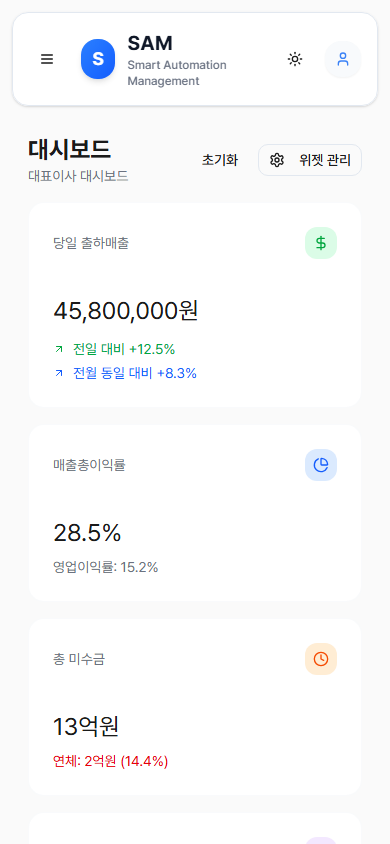
#> input picture mes_solution/mockups/render_mobile_dashboard.png, 390 x 844 px, found by its file name
$ python build_hub_card.py
#> lines starting #> are read from the running program, lines starting #| are printed output that depends on the picture
import os
from PIL import Image, ImageDraw, ImageFilter

W, H = 1200, 675
img = Image.new('RGB', (W, H), (11, 15, 23)) # Deep elegant dark slate
draw = ImageDraw.Draw(img)

# Background subtle precision grid
for gx in range(0, W, 25):
    draw.line([(gx, 0), (gx, H)], fill=(20, 27, 45), width=1)
for gy in range(0, H, 25):
    draw.line([(0, gy), (W, gy)], fill=(20, 27, 45), width=1)

# Center ambient royal blue glow
glow = Image.new('RGBA', (W, H), (0, 0, 0, 0))
#> glow: PIL image 1200x675 RGBA; every value is 0
glow_draw = ImageDraw.Draw(glow)
glow_draw.ellipse([W//2 - 380, H//2 - 220, W//2 + 380, H//2 + 260], fill=(0, 81, 255, 50))
glow = glow.filter(ImageFilter.GaussianBlur(90))
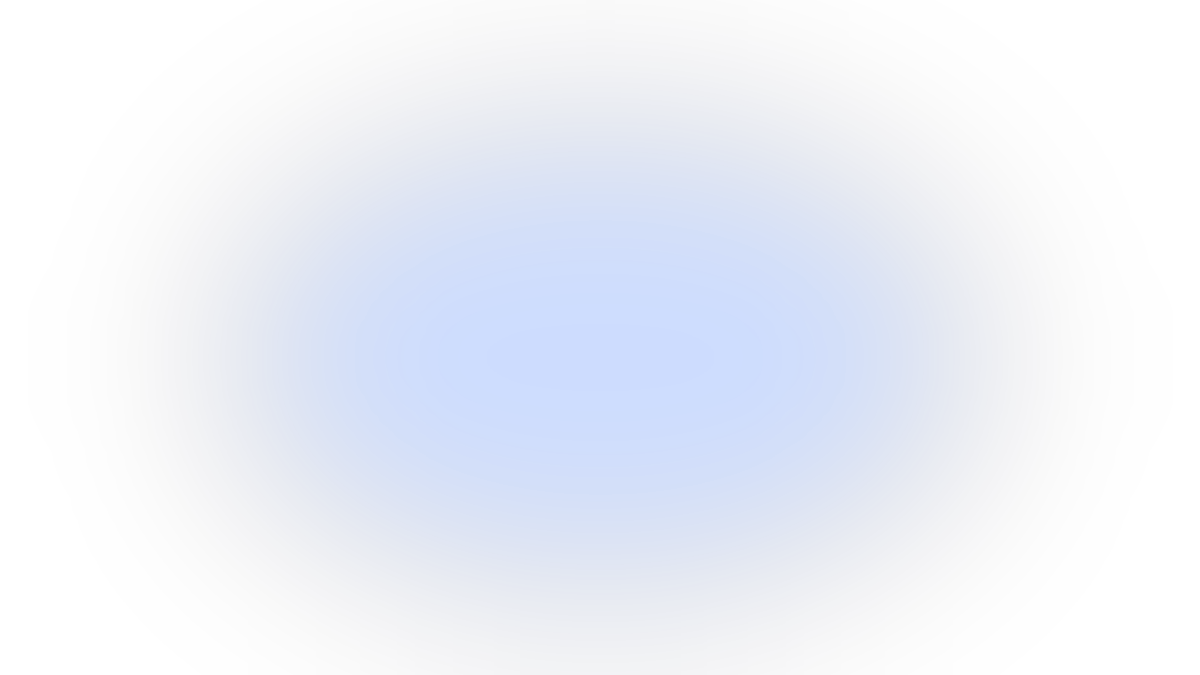
#> glow: PIL image 1200x675 RGBA; mean R, G, B, A 0, 28.4, 89.3, 17.5; transparent parts drawn white
img.paste(glow, (0, 0), glow)

MOCKUP_DIR = r"d:\097.flutter_project\auto_portfolio\mes_solution\mockups"
desktop_path = os.path.join(MOCKUP_DIR, "render_desktop_dashboard.png")
tablet_path = os.path.join(MOCKUP_DIR, "render_tablet_dashboard.png")
mobile_path = os.path.join(MOCKUP_DIR, "render_mobile_dashboard.png")

# ==========================================
# 1. Desktop 16:9 Screen (1920x1080)
# Screen width: 720, height: 405 (Exact 16:9 = 1.7778)
# Chassis width: 732, height: 440
# ==========================================
desk_screen_w = 720
desk_screen_h = 405
desk_x = 210
desk_y = 65
title_bar_h = 28

desk_box_w = desk_screen_w + 12
desk_box_h = desk_screen_h + title_bar_h + 8

# Desktop Shadow
d_shadow = Image.new('RGBA', (desk_box_w + 50, desk_box_h + 50), (0, 0, 0, 0))
#> d_shadow: PIL image 782x491 RGBA; every value is 0
ds_draw = ImageDraw.Draw(d_shadow)
ds_draw.rounded_rectangle([20, 20, desk_box_w + 30, desk_box_h + 30], radius=16, fill=(0, 0, 0, 220))
d_shadow = d_shadow.filter(ImageFilter.GaussianBlur(25))
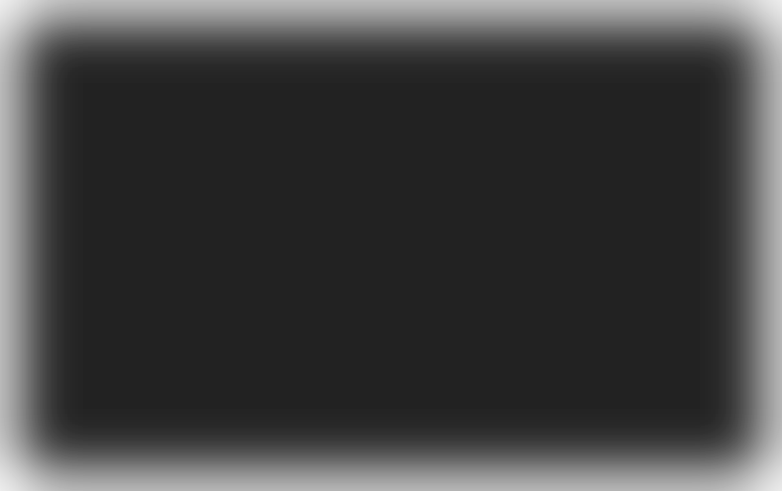
#> d_shadow: PIL image 782x491 RGBA; mean R, G, B, A 0, 0, 0, 189.8; transparent parts drawn white
img.paste(d_shadow, (desk_x - 25, desk_y - 25), d_shadow)

# Chassis
draw.rounded_rectangle([desk_x, desk_y, desk_x + desk_box_w, desk_y + desk_box_h], radius=12, fill=(24, 32, 47), outline=(71, 85, 105), width=2)
# Title bar
draw.rounded_rectangle([desk_x, desk_y, desk_x + desk_box_w, desk_y + title_bar_h], radius=12, fill=(15, 23, 42))
draw.rectangle([desk_x, desk_y + 16, desk_x + desk_box_w, desk_y + title_bar_h], fill=(15, 23, 42))
draw.ellipse([desk_x + 12, desk_y + 10, desk_x + 18, desk_y + 16], fill=(239, 68, 68))
draw.ellipse([desk_x + 24, desk_y + 10, desk_x + 30, desk_y + 16], fill=(245, 158, 11))
draw.ellipse([desk_x + 36, desk_y + 10, desk_x + 42, desk_y + 16], fill=(16, 185, 129))

if os.path.exists(desktop_path):
    d_img = Image.open(desktop_path).convert('RGB')
    d_resized = d_img.resize((desk_screen_w, desk_screen_h), Image.Resampling.LANCZOS)
    img.paste(d_resized, (desk_x + 6, desk_y + title_bar_h + 2))

# ==========================================
# 2. Tablet 4:3 Screen (1024x768)
# Screen width: 340, height: 255 (Exact 4:3 = 1.3333)
# Chassis width: 364, height: 279
# ==========================================
tab_screen_w = 340
tab_screen_h = 255
tab_box_w = tab_screen_w + 24
tab_box_h = tab_screen_h + 24
tab_x = 70
tab_y = 340

t_shadow = Image.new('RGBA', (tab_box_w + 50, tab_box_h + 50), (0, 0, 0, 0))
#> t_shadow: PIL image 414x329 RGBA; every value is 0
ts_draw = ImageDraw.Draw(t_shadow)
ts_draw.rounded_rectangle([20, 20, tab_box_w + 30, tab_box_h + 30], radius=18, fill=(0, 0, 0, 230))
t_shadow = t_shadow.filter(ImageFilter.GaussianBlur(22))
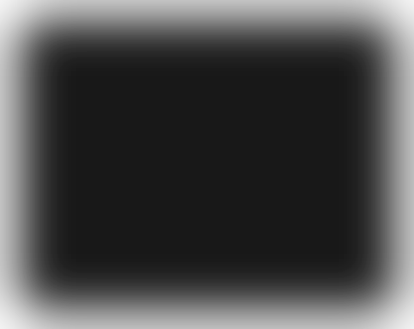
#> t_shadow: PIL image 414x329 RGBA; mean R, G, B, A 0, 0, 0, 180; transparent parts drawn white
img.paste(t_shadow, (tab_x - 25, tab_y - 25), t_shadow)

draw.rounded_rectangle([tab_x, tab_y, tab_x + tab_box_w, tab_y + tab_box_h], radius=16, fill=(15, 23, 42), outline=(100, 116, 139), width=2)
# Front camera dot
draw.ellipse([tab_x + 6, tab_y + tab_box_h // 2 - 3, tab_x + 12, tab_y + tab_box_h // 2 + 3], fill=(71, 85, 105))

if os.path.exists(tablet_path):
    t_img = Image.open(tablet_path).convert('RGB')
    t_resized = t_img.resize((tab_screen_w, tab_screen_h), Image.Resampling.LANCZOS)
    img.paste(t_resized, (tab_x + 16, tab_y + 12))

# ==========================================
# 3. Mobile Smartphone (390x844)
# Screen width: 175, height: 379 (Exact ratio 390/844 = 0.462)
# Chassis width: 191, height: 403
# ==========================================
mob_screen_w = 175
mob_screen_h = int(round(mob_screen_w / (390 / 844))) # 379px!
mob_box_w = mob_screen_w + 16
mob_box_h = mob_screen_h + 24
mob_x = 945
mob_y = 220

m_shadow = Image.new('RGBA', (mob_box_w + 50, mob_box_h + 50), (0, 0, 0, 0))
#> m_shadow: PIL image 241x453 RGBA; every value is 0
ms_draw = ImageDraw.Draw(m_shadow)
ms_draw.rounded_rectangle([20, 20, mob_box_w + 30, mob_box_h + 30], radius=30, fill=(0, 0, 0, 240))
m_shadow = m_shadow.filter(ImageFilter.GaussianBlur(24))
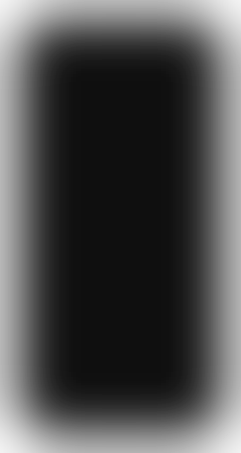
#> m_shadow: PIL image 241x453 RGBA; mean R, G, B, A 0, 0, 0, 177.6; transparent parts drawn white
img.paste(m_shadow, (mob_x - 25, mob_y - 25), m_shadow)
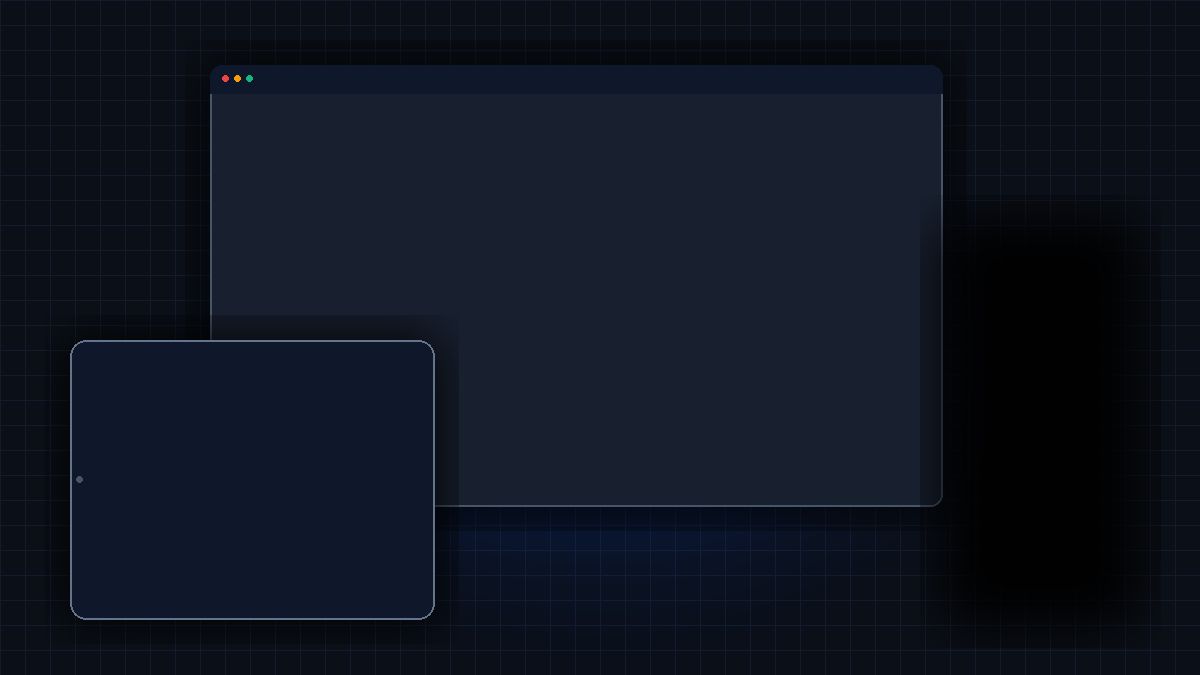
#> img: PIL image 1200x675 RGB; mean R, G, B 14.9, 20.7, 32.5

draw.rounded_rectangle([mob_x, mob_y, mob_x + mob_box_w, mob_y + mob_box_h], radius=28, fill=(15, 23, 42), outline=(148, 163, 184), width=3)
# Dynamic Island
island_w = 48
island_h = 10
ix = mob_x + (mob_box_w - island_w) // 2
draw.rounded_rectangle([ix, mob_y + 6, ix + island_w, mob_y + 6 + island_h], radius=5, fill=(0, 0, 0))

if os.path.exists(mobile_path):
    m_img = Image.open(mobile_path).convert('RGB')
#> m_img is the input picture: PIL image 390x844 RGB; mean R, G, B 248.9, 249.3, 249.9
    m_resized = m_img.resize((mob_screen_w, mob_screen_h), Image.Resampling.LANCZOS)
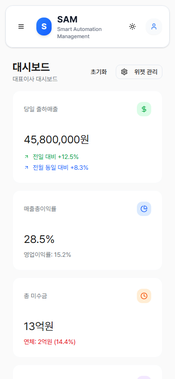
#> m_resized: PIL image 175x379 RGB; mean R, G, B 248.7, 249.1, 249.7
    img.paste(m_resized, (mob_x + 8, mob_y + 18))
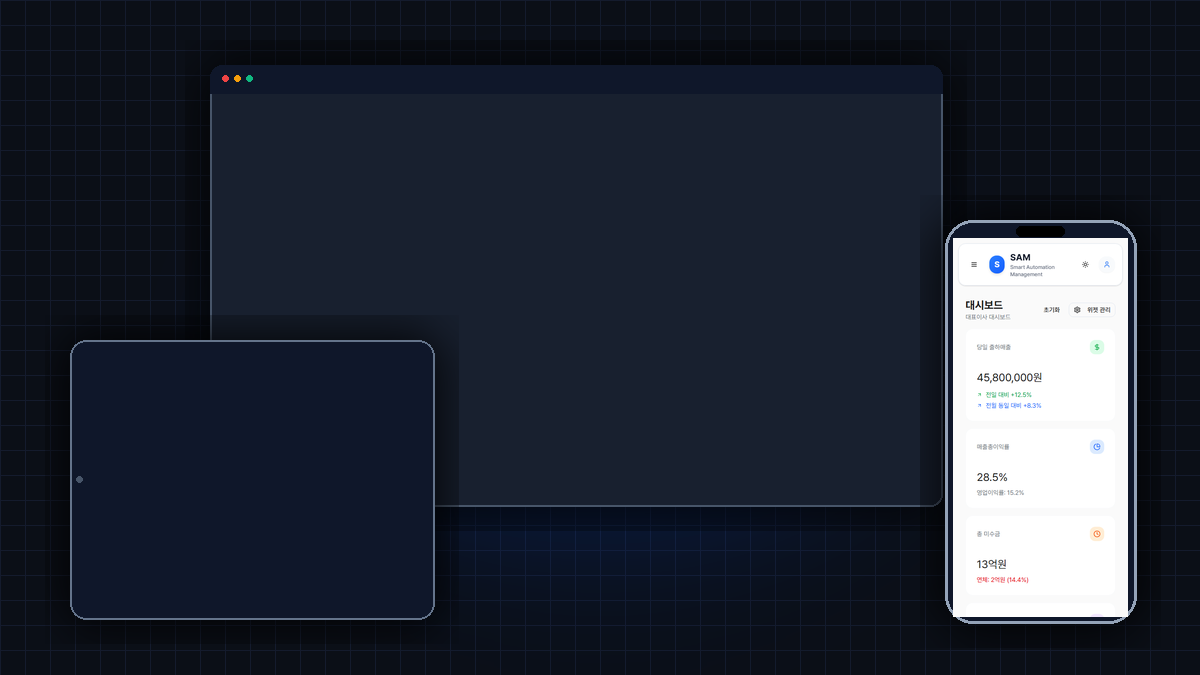
#> img: PIL image 1200x675 RGB; mean R, G, B 35.9, 41.8, 53.7

# Save output
out_hub_thumb = r"d:\097.flutter_project\auto_portfolio\assets\mes_solution_clean_devices.png"
img.save(out_hub_thumb, quality=95)
print("SAVED pixel-perfect 16:9, 4:3, 19.5:9 proportioned assets/mes_solution_clean_devices.png!")

$ run again, with mes_solution/mockups/focused_phone_production.png copied over mes_solution/mockups/render_mobile_dashboard.png
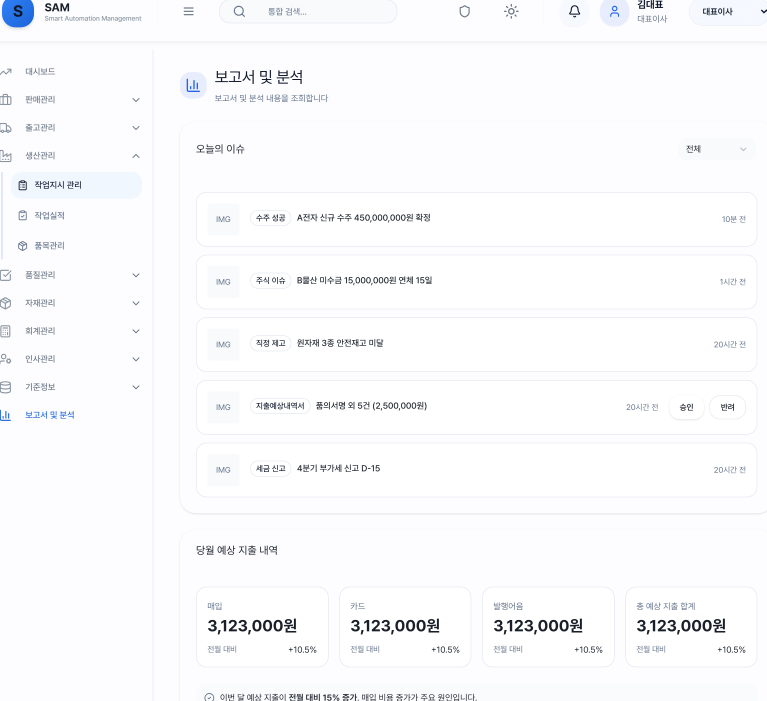
#> input picture mes_solution/mockups/focused_phone_production.png, 2299 x 2103 px, found by its file name (shown at 1/3 size)
#> m_img is the input picture: PIL image 2299x2103 RGB; mean R, G, B 249.6, 250, 251.9
#> `m_resized = m_img.resize((mob_screen_w, mob_screen_h), Image.Resamplin..`:
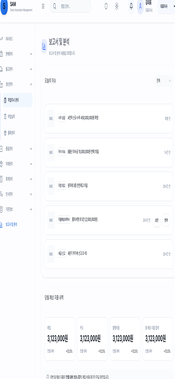
#> m_resized: PIL image 175x379 RGB; mean R, G, B 249.5, 249.9, 251.8
#> `img.paste(m_resized, (mob_x + 8, mob_y + 18))`:
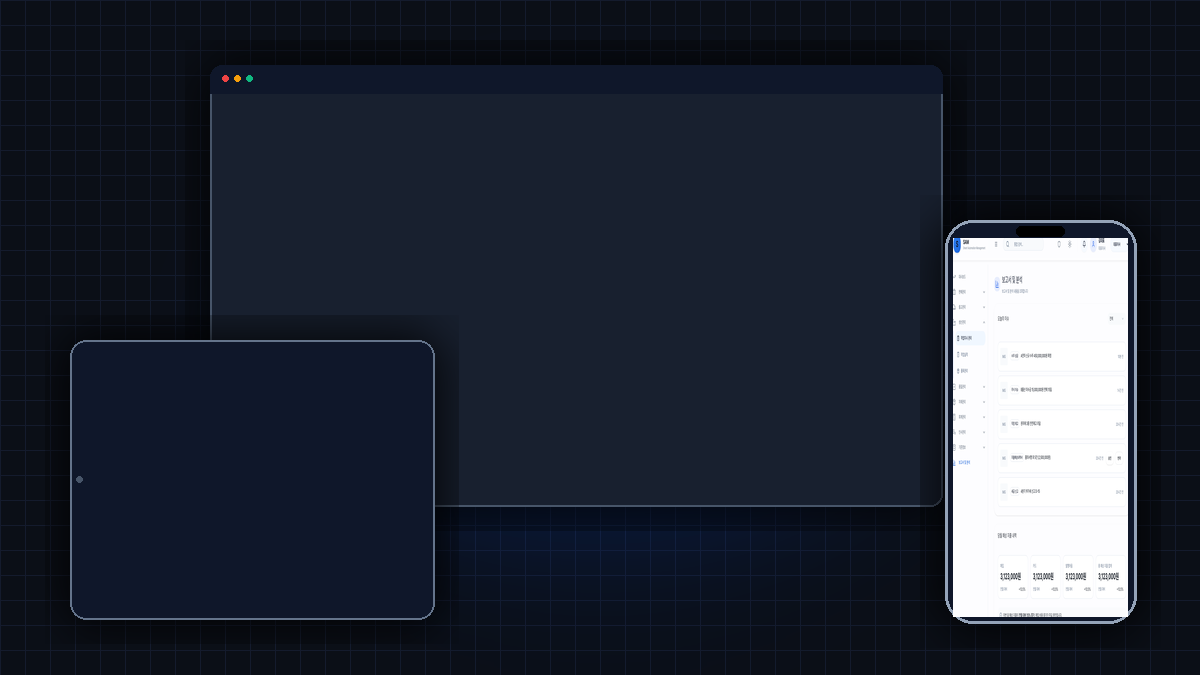
#> img: PIL image 1200x675 RGB; mean R, G, B 35.9, 41.8, 53.9

$ run again, with mes_solution/mockups/focused_wireframe_phone_process.png copied over mes_solution/mockups/render_mobile_dashboard.png
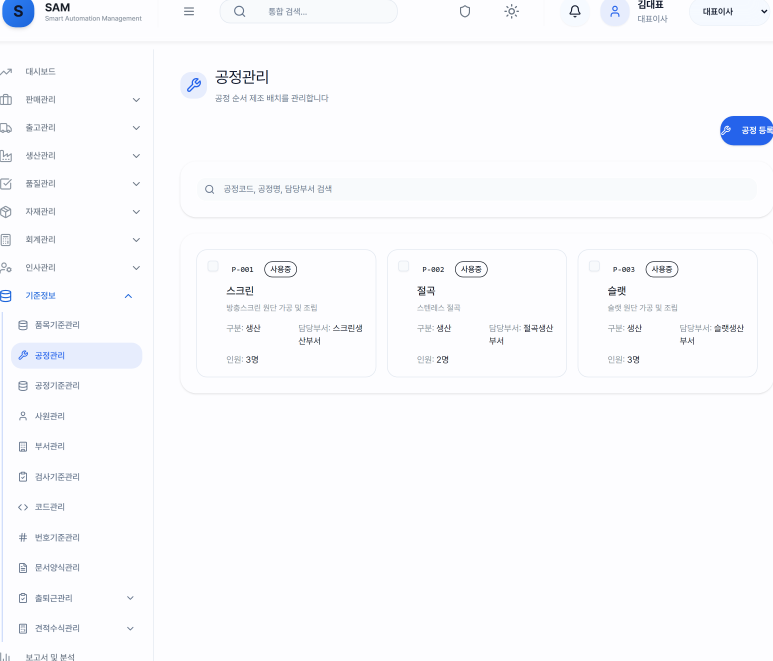
#> input picture mes_solution/mockups/focused_wireframe_phone_process.png, 2319 x 1983 px, found by its file name (shown at 1/3 size)
#> m_img is the input picture: PIL image 2319x1983 RGB; mean R, G, B 249.5, 250.1, 253
#> `m_resized = m_img.resize((mob_screen_w, mob_screen_h), Image.Resamplin..`:
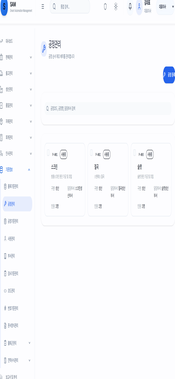
#> m_resized: PIL image 175x379 RGB; mean R, G, B 249.5, 250.1, 252.9
#> `img.paste(m_resized, (mob_x + 8, mob_y + 18))`:
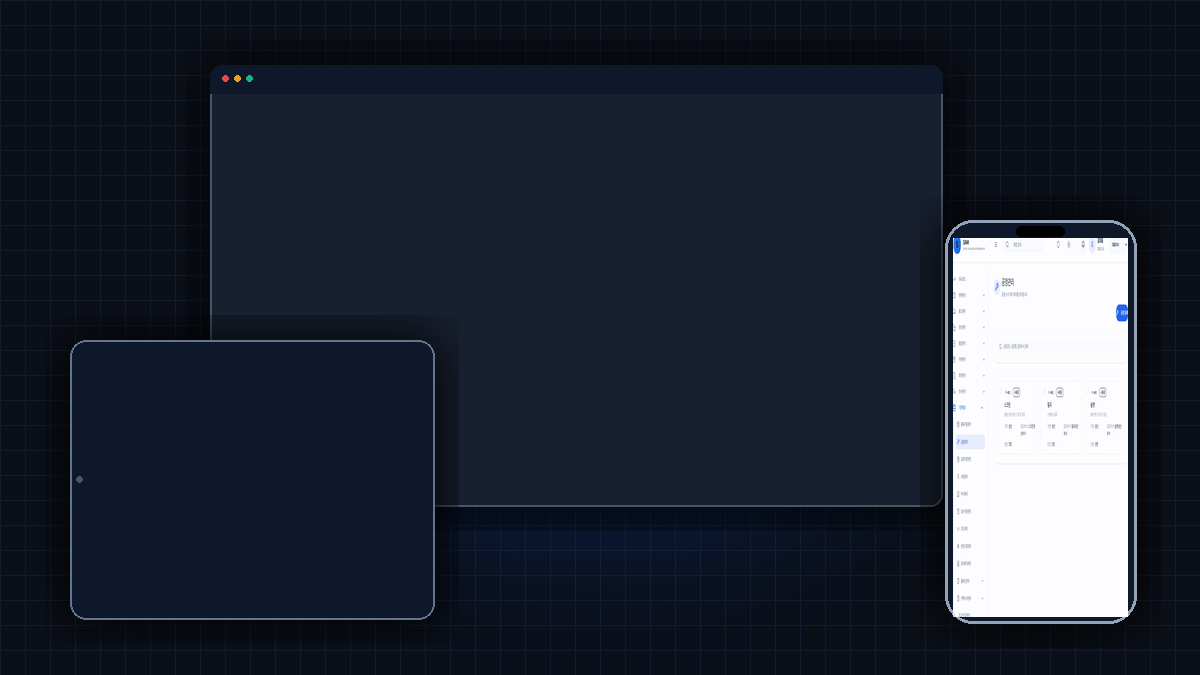
#> img: PIL image 1200x675 RGB; mean R, G, B 35.9, 41.8, 54
